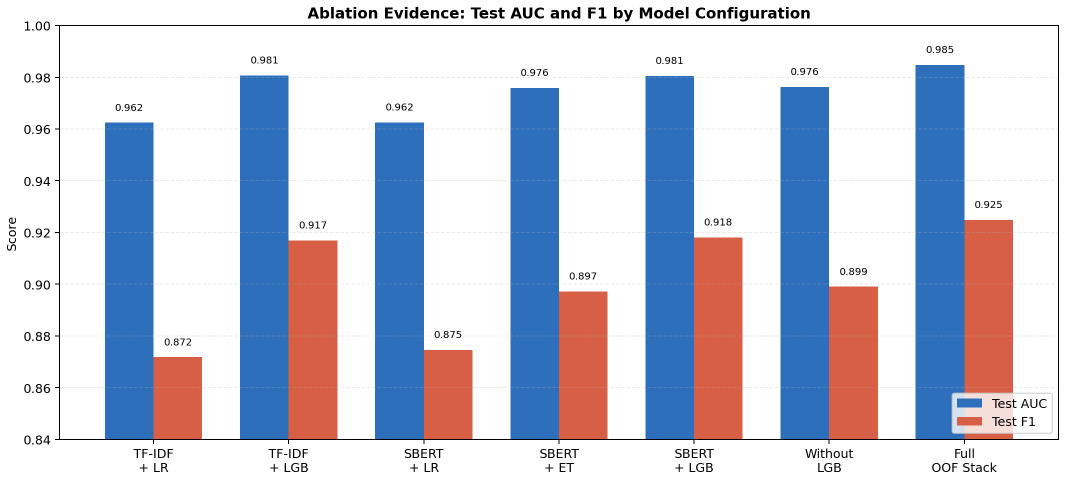
#> input picture presentation_prep/s5_alc_template_cropped_assets/ablation_metrics_comparison.png, 2132 x 958 px, found by its file name (shown at 1/2 size)
$ python build_s5_three_slide_alc_template.py
#> lines starting #> are read from the running program, lines starting #| are printed output that depends on the picture; after the words box and inside, x2 and y2 are one past the last pixel; in counts of white or black regions, pixels touching at a corner belong together
from pathlib import Path
import sys

sys.path.insert(0, str(Path("F:/app_bundle/pip_tmp")))

from PIL import Image, ImageChops
from pptx import Presentation
from pptx.dml.color import RGBColor
from pptx.enum.shapes import MSO_SHAPE
from pptx.enum.text import MSO_ANCHOR, PP_ALIGN
from pptx.util import Inches, Pt


ROOT = Path("F:/app_bundle")
TEMPLATE = Path(r"D:\wx xiazai\WeChat Files\wxid_3cj0fkz1sbr822\FileStorage\File\2026-05\INF ALC Seminar S2W10 PPT.pptx")
OUT_DIR = ROOT / "presentation_prep"
ASSET_DIR = OUT_DIR / "04_ablation_oof_stacking" / "assets"
CROP_DIR = OUT_DIR / "s5_three_slide_cropped_assets"
PPT_OUT = OUT_DIR / "S5_Ablation_OOF_Stacking_3SLIDES_ALC_TEMPLATE_ACADEMIC.pptx"
SCRIPT_OUT = OUT_DIR / "S5_Ablation_OOF_Stacking_3slides_ALC_template_academic_script.txt"

INK = (18, 31, 62)
MUTED = (72, 80, 98)
PURPLE = (113, 47, 211)
BLUE = (20, 75, 160)
TEAL = (20, 129, 106)
RED = (186, 75, 58)
LIGHT = (248, 249, 252)
LINE = (217, 223, 234)


def crop_near_white(src: Path, dst: Path, pad=14, threshold=250):
#> called with pad = 14, threshold = 250
    im = Image.open(src).convert("RGB")
#> im is the input picture: PIL image 2132x958 RGB; mean R, G, B 198.2, 201.2, 216.1
    bg = Image.new("RGB", im.size, (255, 255, 255))
#> bg: PIL image 2132x958 RGB; every value is 255
    diff = ImageChops.difference(im, bg).convert("L")
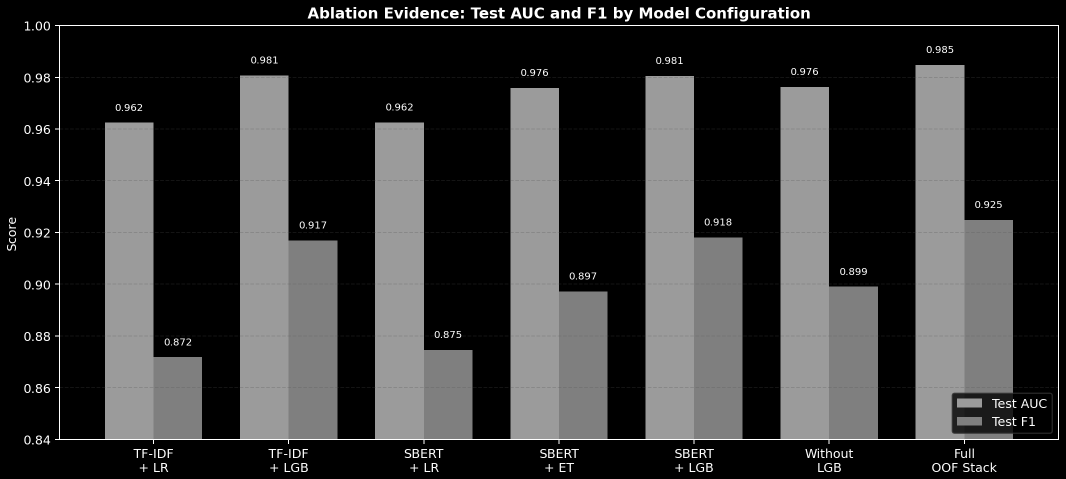
#> diff: PIL image 2132x958 L (shown at 1/2 size); min 0, max 255, mean 53
    mask = diff.point(lambda p: 255 if p > 255 - threshold else 0)
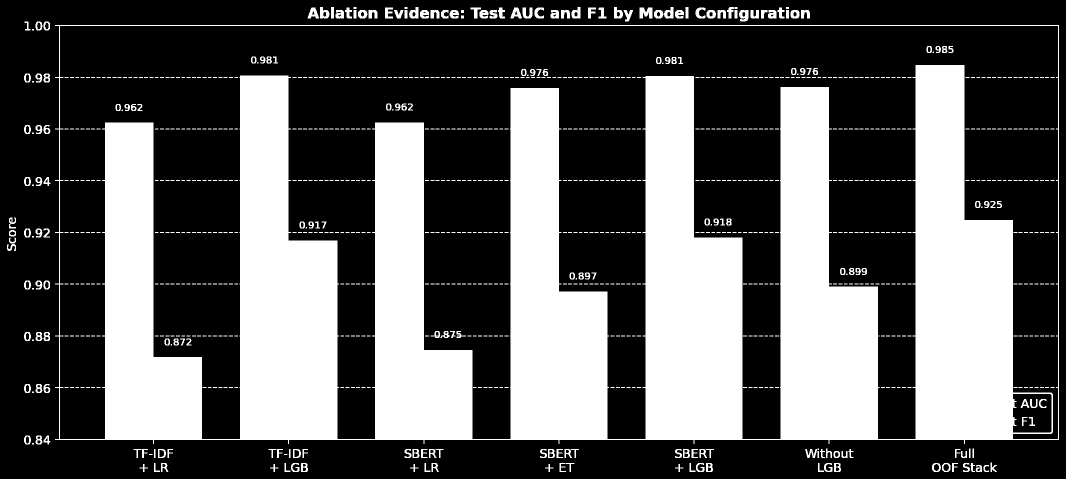
#> mask: PIL image 2132x958 L (shown at 1/2 size); 36.2% white; 945 white regions (734 under 20 px), largest, box (x1, y1, x2, y2) and area: (110, 50, 2118, 888) 699303, (1279, 15, 1305, 37) 446, (1478, 20, 1497, 43) 329
    bbox = mask.getbbox()
#> bbox = (14, 14, 2118, 944)
    if bbox:
        left = max(bbox[0] - pad, 0)
#> left = 0
        top = max(bbox[1] - pad, 0)
#> top = 0
        right = min(bbox[2] + pad, im.size[0])
#> right = 2132
        bottom = min(bbox[3] + pad, im.size[1])
#> bottom = 958
        im = im.crop((left, top, right, bottom))
    dst.parent.mkdir(parents=True, exist_ok=True)
    im.save(dst)
    return dst


def prepare_assets():
    names = [
        "ablation_metrics_comparison.png",
        "oof_stacking_flow.png",
        "topk_precision_recall_lift.png",
    ]
    return {name: crop_near_white(ASSET_DIR / name, CROP_DIR / name) for name in names}
#> call 2 of crop_near_white, with pad = 14, threshold = 250
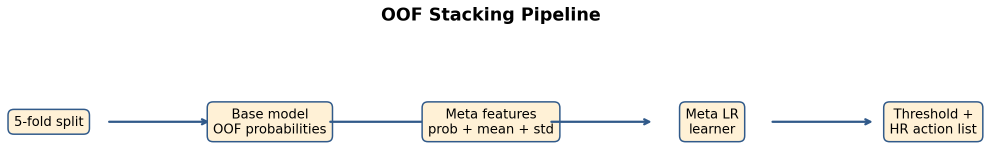
#> input picture presentation_prep/s5_alc_template_cropped_assets/oof_stacking_flow.png, 1982 x 299 px, found by its file name (shown at 1/2 size)
#> in crop_near_white, im is the input picture: PIL image 1982x299 RGB; mean R, G, B 245.3, 244.6, 242.6
#> in crop_near_white (call 2), `bg = Image.new("RGB", im.size, (255, 255, 255))`: bg: PIL image 1982x299 RGB; every value is 255
#> in crop_near_white (call 2), `mask = diff.point(lambda p: 255 if p > 255 - threshold else 0)`:
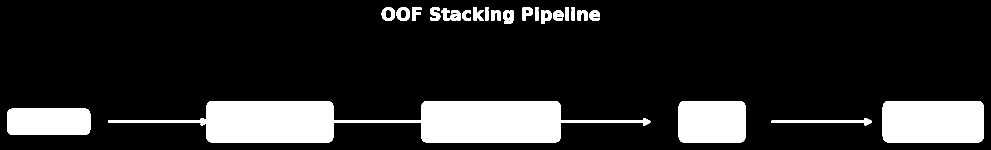
#> mask: PIL image 1982x299 L (shown at 1/2 size); 15.3% white; 27 white regions, largest, box (x1, y1, x2, y2) and area: (216, 202, 1301, 285) 47003, (1765, 202, 1968, 285) 16705, (1357, 202, 1491, 285) 11009
#> in crop_near_white (call 2), `bbox = mask.getbbox()`: bbox = (14, 14, 1968, 285)
#> in crop_near_white (call 2), `right = min(bbox[2] + pad, im.size[0])`: right = 1982
#> in crop_near_white (call 2), `bottom = min(bbox[3] + pad, im.size[1])`: bottom = 299
#> call 3 of crop_near_white, with pad = 14, threshold = 250
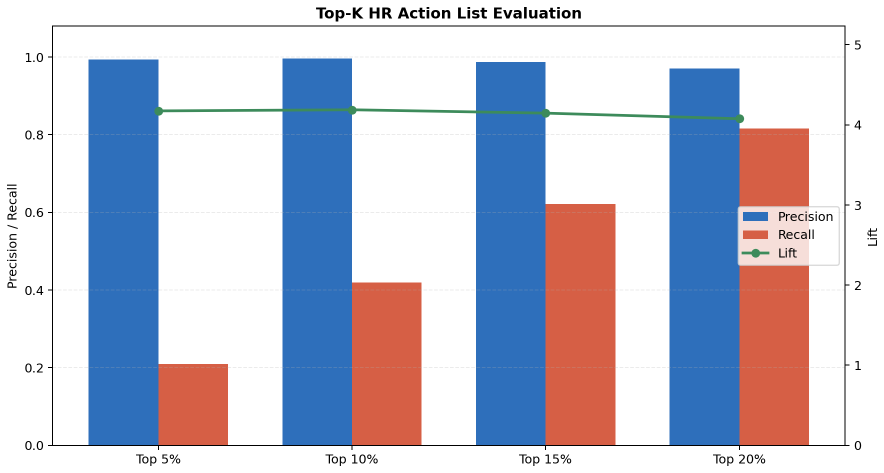
#> input picture presentation_prep/s5_alc_template_cropped_assets/topk_precision_recall_lift.png, 1768 x 946 px, found by its file name (shown at 1/2 size)
#> in crop_near_white, im is the input picture: PIL image 1768x946 RGB; mean R, G, B 192.6, 194.5, 210.3
#> in crop_near_white (call 3), `bg = Image.new("RGB", im.size, (255, 255, 255))`: bg: PIL image 1768x946 RGB; every value is 255
#> in crop_near_white (call 3), `diff = ImageChops.difference(im, bg).convert("L")`:
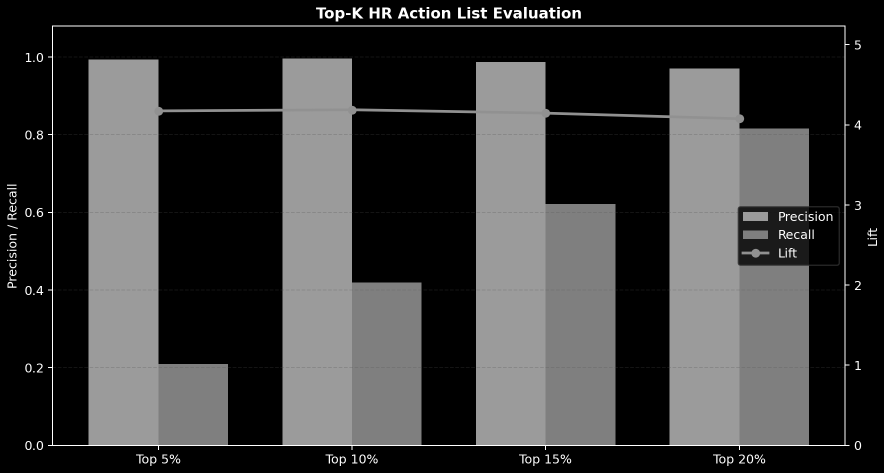
#> diff: PIL image 1768x946 L (shown at 1/2 size); min 0, max 255, mean 59.3
#> in crop_near_white (call 3), `mask = diff.point(lambda p: 255 if p > 255 - threshold else 0)`:
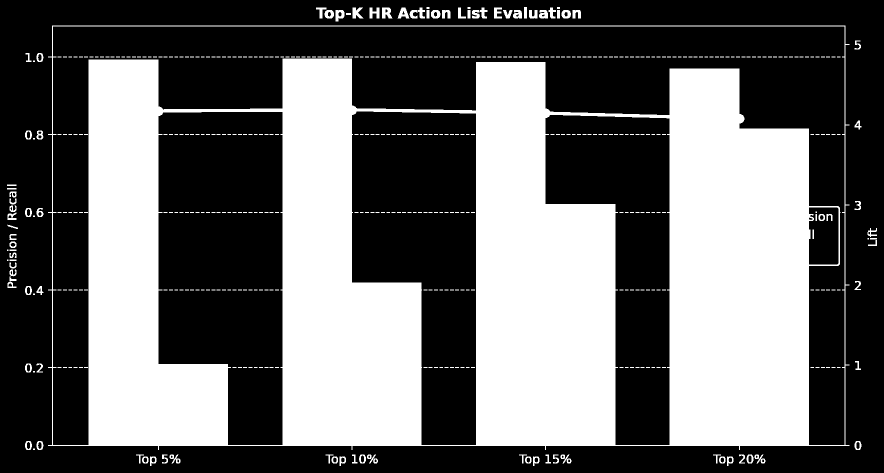
#> mask: PIL image 1768x946 L (shown at 1/2 size); 41% white; 489 white regions (390 under 20 px), largest, box (x1, y1, x2, y2) and area: (96, 51, 1699, 900) 666777, (764, 15, 785, 37) 333, (705, 15, 727, 37) 314
#> in crop_near_white (call 3), `bbox = mask.getbbox()`: bbox = (14, 14, 1754, 932)
#> in crop_near_white (call 3), `right = min(bbox[2] + pad, im.size[0])`: right = 1768
#> in crop_near_white (call 3), `bottom = min(bbox[3] + pad, im.size[1])`: bottom = 946


# [100 lines left out: functions delete_slide, clear_slide_content, add_text, add_bullets, add_card, add_metric and 2 more, not called in this run]


def add_framework_step(slide, x, title, body, accent):
    add_card(slide, x, 1.58, 2.70, 1.62, title, accent)
    add_text(slide, x + 0.18, 2.10, 2.34, 0.56, body, size=8.6, bold=True, color=accent, align=PP_ALIGN.CENTER)


def build_deck():
    assets = prepare_assets()
    prs = Presentation(str(TEMPLATE))
    while len(prs.slides) < 3:
        prs.slides.add_slide(prs.slide_layouts[1])
    while len(prs.slides) > 3:
        delete_slide(prs, len(prs.slides) - 1)

    for slide in prs.slides:
        clear_slide_content(slide)

    # Slide 1: framework only, no project chart image.
    s = prs.slides[0]
    add_title(
        s,
        "S5. Validation Framework for the Final Ensemble",
        "The section verifies model design through component evidence, leakage-controlled fusion, and HR actionability.",
    )
    add_text(s, 0.60, 1.18, 8.65, 0.28,
             "The final score is interpreted as a validated technical solution rather than an isolated leaderboard result.",
             size=12.4, bold=True, color=INK, align=PP_ALIGN.CENTER)
    add_framework_step(s, 0.62, "1. Component Evidence",
                       "Ablation estimates each module's marginal contribution.", PURPLE)
    add_framework_step(s, 3.63, "2. Fusion Validity",
                       "OOF stacking reduces in-sample optimism during meta-learning.", BLUE)
    add_framework_step(s, 6.64, "3. HR Actionability",
                       "Top-k ranking evaluates whether predictions support intervention priorities.", TEAL)
    add_text(s, 3.12, 2.24, 0.32, 0.24, "->", size=16, bold=True, color=MUTED, align=PP_ALIGN.CENTER)
    add_text(s, 6.13, 2.24, 0.32, 0.24, "->", size=16, bold=True, color=MUTED, align=PP_ALIGN.CENTER)
    for i, (label, value, color) in enumerate([
        ("OOF AUC", "0.9793", PURPLE),
        ("Test AUC", "0.9847", BLUE),
        ("Gap", "0.0054", TEAL),
        ("Test F1", "0.9248", RED),
    ]):
        add_metric(s, 2.28 + i * 1.28, 3.72, 1.00, label, value, color)
    add_text(s, 0.88, 4.70, 8.05, 0.22,
             "Presentation logic: first define the validation framework, then explain the method design, and finally report empirical and operational evidence.",
             size=8.5, bold=True, color=(42, 49, 63), align=PP_ALIGN.CENTER)

    # Slide 2: method design with OOF flow only.
    s = prs.slides[1]
    add_title(
        s,
        "Method Design: Ablation Analysis and OOF Stacking",
        "Ablation quantifies module contribution, while OOF stacking learns a fair combination of base-model probabilities.",
    )
    add_image_fit(s, assets["oof_stacking_flow.png"], 0.52, 1.15, 8.95, 1.55)
    add_card(s, 0.65, 3.03, 2.55, 0.95, "Ablation criterion", PURPLE)
    add_text(s, 0.80, 3.47, 2.20, 0.22, "Contribution_j = AUC_full - AUC_without_j",
             size=8.2, bold=True, color=PURPLE, align=PP_ALIGN.CENTER)
    add_card(s, 3.72, 3.03, 2.55, 0.95, "OOF meta-features", BLUE)
    add_text(s, 3.86, 3.40, 2.20, 0.32, "z_i = [p_LR, p_ET, p_LGB, mean, std, disagreement]",
             size=7.2, bold=True, color=BLUE, align=PP_ALIGN.CENTER)
    add_card(s, 6.79, 3.03, 2.55, 0.95, "Stacked prediction", TEAL)
    add_text(s, 6.94, 3.47, 2.20, 0.22, "P(y_i=1|x_i) = sigma(w^T z_i + b)",
             size=8.0, bold=True, color=TEAL, align=PP_ALIGN.CENTER)
    add_text(s, 0.80, 4.43, 8.35, 0.34,
             "Compared with uniform averaging, the meta learner estimates context-specific reliability across LR, ET and LightGBM, while model disagreement is treated as uncertainty information.",
             size=9.3, bold=True, color=(42, 49, 66), align=PP_ALIGN.CENTER)

    # Slide 3: empirical evidence, unique result charts.
    s = prs.slides[2]
    add_title(
        s,
        "Empirical Evidence and HR-Oriented Ranking Evaluation",
        "The final model shows stable internal generalization and produces a concentrated high-risk employee list.",
    )
    add_image_fit(s, assets["ablation_metrics_comparison.png"], 0.38, 1.22, 4.88, 2.95)
    add_image_fit(s, assets["topk_precision_recall_lift.png"], 5.14, 1.22, 4.38, 2.95)
    for i, (label, value, color) in enumerate([
        ("OOF AUC", "0.9793", PURPLE),
        ("Test AUC", "0.9847", BLUE),
        ("OOF/Test Gap", "0.0054", TEAL),
        ("Top 20% Lift", "4.0756", RED),
    ]):
        add_metric(s, 0.88 + i * 1.38, 4.45, 1.08, label, value, color)
    add_text(s, 6.55, 4.49, 2.70, 0.32,
             "Top 20%: Precision 0.9700 | Recall 0.8151",
             size=8.4, bold=True, color=TEAL, align=PP_ALIGN.CENTER)
    add_text(s, 0.58, 5.03, 8.75, 0.18,
             "Conclusion: the validation suite supports both model generalization and practical HR prioritization. SHAP then explains individual risk drivers.",
             size=8.4, bold=True, color=(42, 49, 63), align=PP_ALIGN.CENTER)

    prs.save(PPT_OUT)


def write_script():
    script = """Slide 1.
S4 established LightGBM as a strong nonlinear predictor. S5 presents the validation framework for the final ensemble. The final score is treated as a technical solution supported by three evidence layers: component contribution, leakage-controlled fusion, and HR actionability.

Slide 2.
The method layer combines ablation analysis and OOF stacking. Ablation removes or replaces key components and measures the marginal performance change. OOF stacking gives each training sample a prediction from models that did not train on that sample. These fair predictions become meta-features for the logistic meta learner, which combines LR, ET and LightGBM more flexibly than uniform averaging.

Slide 3.
The empirical evidence supports the design. The full model reaches OOF AUC 0.9793 and Test AUC 0.9847, with only a 0.0054 gap. For HR action, the Top 20 percent risk group reaches Precision 0.9700, Recall 0.8151, and Lift 4.0756. Therefore, the model produces a focused intervention list. The next section uses SHAP to explain individual risk drivers."""
    SCRIPT_OUT.write_text(script, encoding="utf-8")


if __name__ == "__main__":
    build_deck()
#> (the call stopped at in build_deck, `prs = Presentation(str(TEMPLATE))`: pptx is not available in this run)
    write_script()
    print(f"Wrote {PPT_OUT}")
    print(f"Wrote {SCRIPT_OUT}")
